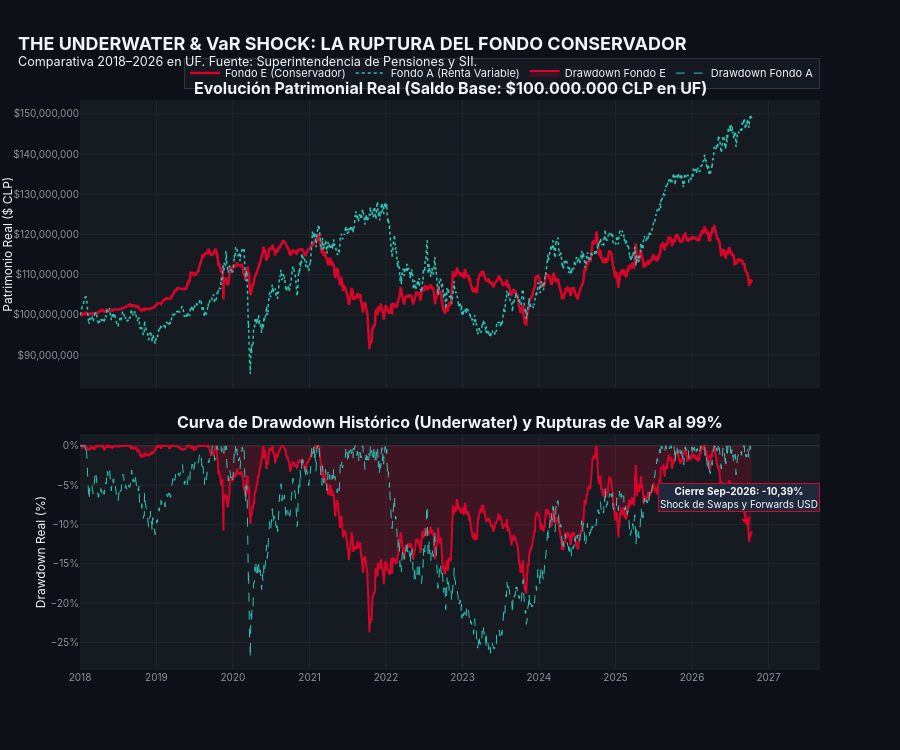

The code cell stored with this chart in its notebook:
### Markdown cell above
## 4. Visualización Editorial: "The Underwater & VaR Shock Chart" (Producto 1)
Construimos el gráfico compuesto oficial con diseño editorial de doble panel:
- **Panel Superior:** Trayectoria de un saldo base de $100.000.000 CLP en el Fondo E vs. Fondo A.
- **Panel Inferior:** Curva de Drawdown (*Underwater Curve*) con bandas de VaR al 99% y anotaciones de los hitos de intervención regulatoria.

### Code cell
df_e_p = df_e_sys.to_pandas()
df_a_p = df_a_sys.to_pandas()

# Crear subplots con doble panel vertical
fig = make_subplots(
    rows=2, cols=1,
    shared_xaxes=True,
    vertical_spacing=0.08,
    row_heights=[0.55, 0.45],
    subplot_titles=(
        "<b>Evolución Patrimonial Real (Saldo Base: $100.000.000 CLP en UF)</b>",
        "<b>Curva de Drawdown Histórico (Underwater) y Rupturas de VaR al 99%</b>",
    ),
)

# Saldo normalizado a $100 MM al inicio
base_cap = 100_000_000.0
saldo_e = base_cap * (df_e_p["vc_real_uf"] / df_e_p["vc_real_uf"].iloc[0])
saldo_a = base_cap * (df_a_p["vc_real_uf"] / df_a_p["vc_real_uf"].iloc[0])

# Trace 1: Saldo Fondo E
fig.add_trace(
    go.Scatter(
        x=df_e_p["fecha"],
        y=saldo_e,
        name="Fondo E (Conservador)",
        line=dict(color=PALETTE["swaps_loss"], width=2.5),
    ),
    row=1, col=1,
)

# Trace 2: Saldo Fondo A
fig.add_trace(
    go.Scatter(
        x=df_a_p["fecha"],
        y=saldo_a,
        name="Fondo A (Renta Variable)",
        line=dict(color="#2EC4B6", width=1.5, dash="dot"),
    ),
    row=1, col=1,
)

# Trace 3: Underwater Fondo E
fig.add_trace(
    go.Scatter(
        x=df_e_p["fecha"],
        y=df_e_p["drawdown_real"] * 100,
        name="Drawdown Fondo E",
        line=dict(color=PALETTE["swaps_loss"], width=2),
        fill="tozeroy",
        fillcolor="rgba(217, 4, 41, 0.2)",
    ),
    row=2, col=1,
)

# Trace 4: Underwater Fondo A
fig.add_trace(
    go.Scatter(
        x=df_a_p["fecha"],
        y=df_a_p["drawdown_real"] * 100,
        name="Drawdown Fondo A",
        line=dict(color="#2EC4B6", width=1, dash="dash"),
    ),
    row=2, col=1,
)

# Anotación del colapso 2026
fig.add_annotation(
    x="2026-09-30",
    y=-10.39,
    xref="x2",
    yref="y2",
    text="<b>Cierre Sep-2026: -10,39%</b><br>Shock de Swaps y Forwards USD",
    showarrow=True,
    arrowhead=2,
    arrowcolor=PALETTE["swaps_loss"],
    bgcolor="#1E293B",
    bordercolor=PALETTE["swaps_loss"],
    font=dict(color="#F8FAFC", size=10),
)

fig.update_layout(
    height=750,
    template="fondo_e_dark",
    title="<b>THE UNDERWATER & VaR SHOCK: LA RUPTURA DEL FONDO CONSERVADOR</b><br><sup>Comparativa 2018–2026 en UF. Fuente: Superintendencia de Pensiones y SII.</sup>",
    hovermode="x unified",
    legend=dict(orientation="h", yanchor="bottom", y=1.02, xanchor="right", x=1),
)

fig.update_yaxes(title_text="Patrimonio Real ($ CLP)", tickformat="$,.0f", row=1, col=1)
fig.update_yaxes(title_text="Drawdown Real (%)", ticksuffix="%", row=2, col=1)

fig.show()

### Figure 1 — Plotly figure (JSON) as saved in the notebook; plotly's stock layout.template omitted (floating-point values rounded to 4 significant figures; data arrays with more than 128 entries replaced by an {"elided": "..."} marker saying what was removed)
{"data": [{"line": {"color": "#D90429", "width": 2.5}, "name": "Fondo E (Conservador)", "type": "scatter", "x": {"elided": "3147 str values"}, "xaxis": "x", "y": {"elided": "3147 float values"}, "yaxis": "y"}, {"line": {"color": "#2EC4B6", "dash": "dot", "width": 1.5}, "name": "Fondo A (Renta Variable)", "type": "scatter", "x": {"elided": "3147 str values"}, "xaxis": "x", "y": {"elided": "3147 float values"}, "yaxis": "y"}, {"fill": "tozeroy", "fillcolor": "rgba(217, 4, 41, 0.2)", "line": {"color": "#D90429", "width": 2}, "name": "Drawdown Fondo E", "type": "scatter", "x": {"elided": "3147 str values"}, "xaxis": "x2", "y": {"elided": "3147 float values"}, "yaxis": "y2"}, {"line": {"color": "#2EC4B6", "dash": "dash", "width": 1}, "name": "Drawdown Fondo A", "type": "scatter", "x": {"elided": "3147 str values"}, "xaxis": "x2", "y": {"elided": "3147 float values"}, "yaxis": "y2"}], "layout": {"annotations": [{"font": {"size": 16}, "showarrow": false, "text": "<b>Evolución Patrimonial Real (Saldo Base: $100.000.000 CLP en UF)</b>", "x": 0.5, "xanchor": "center", "xref": "paper", "y": 1.0, "yanchor": "bottom", "yref": "paper"}, {"font": {"size": 16}, "showarrow": false, "text": "<b>Curva de Drawdown Histórico (Underwater) y Rupturas de VaR al 99%</b>", "x": 0.5, "xanchor": "center", "xref": "paper", "y": 0.414, "yanchor": "bottom", "yref": "paper"}, {"arrowcolor": "#D90429", "arrowhead": 2, "bgcolor": "#1E293B", "bordercolor": "#D90429", "font": {"color": "#F8FAFC", "size": 10}, "showarrow": true, "text": "<b>Cierre Sep-2026: -10,39%</b><br>Shock de Swaps y Forwards USD", "x": "2026-09-30", "xref": "x2", "y": -10.39, "yref": "y2"}], "height": 750, "hovermode": "x unified", "legend": {"orientation": "h", "x": 1, "xanchor": "right", "y": 1.02, "yanchor": "bottom"}, "title": {"text": "<b>THE UNDERWATER & VaR SHOCK: LA RUPTURA DEL FONDO CONSERVADOR</b><br><sup>Comparativa 2018–2026 en UF. Fuente: Superintendencia de Pensiones y SII.</sup>"}, "xaxis": {"anchor": "y", "domain": [0.0, 1.0], "matches": "x2", "showticklabels": false}, "xaxis2": {"anchor": "y2", "domain": [0.0, 1.0]}, "yaxis": {"anchor": "x", "domain": [0.494, 1.0], "tickformat": "$,.0f", "title": {"text": "Patrimonio Real ($ CLP)"}}, "yaxis2": {"anchor": "x2", "domain": [0.0, 0.414], "ticksuffix": "%", "title": {"text": "Drawdown Real (%)"}}}}
